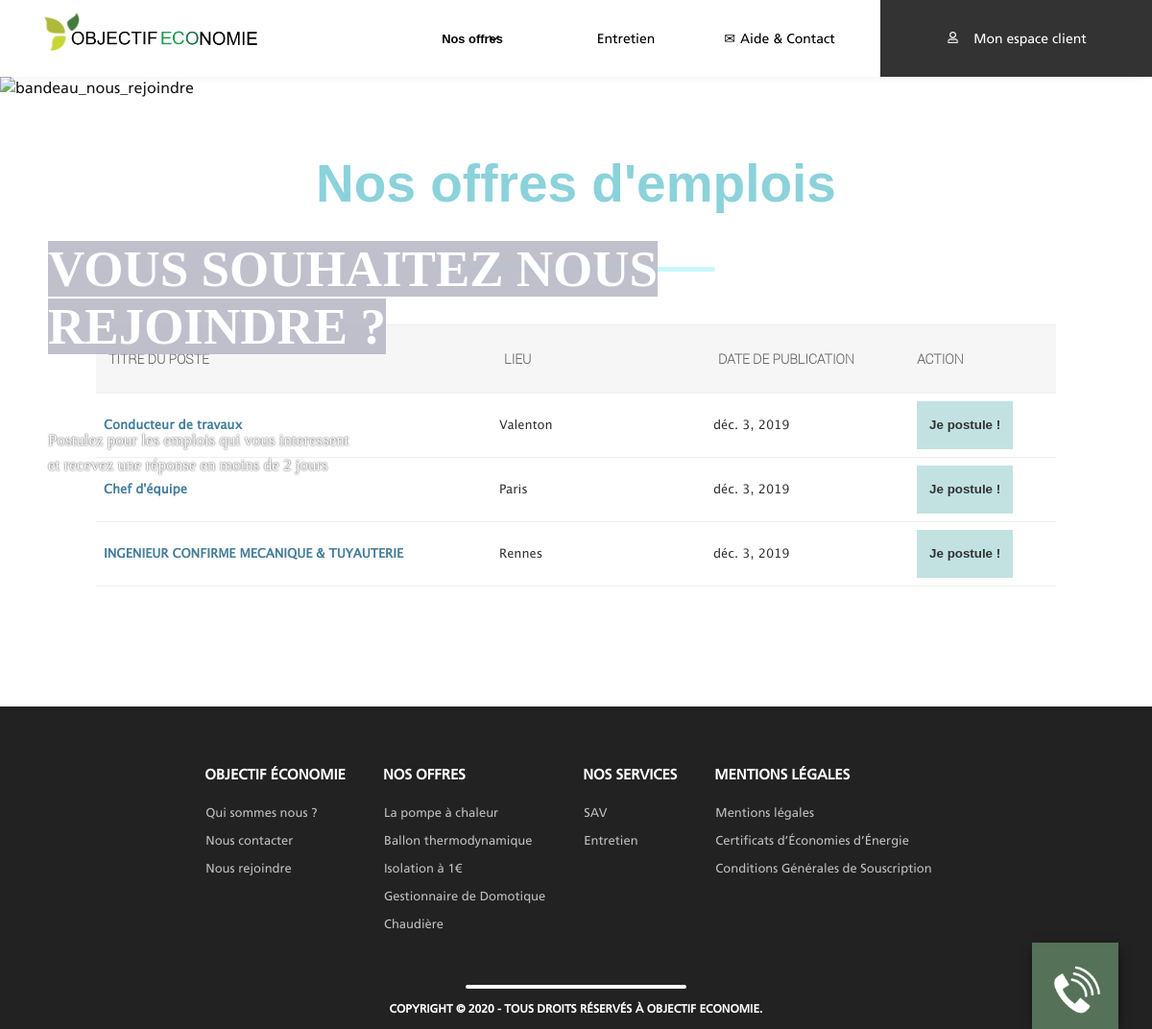
Screenshot of /nous_rejoindre/ with the database file from the repository.
### vitrine/models.py (models this page shows, shortened)
class bdd_postes(models.Model):
	titre_du_poste = models.CharField(blank=False, default=" ", max_length=400)
	description_poste = models.TextField(default=" ",max_length=None)
	lieu_du_poste = models.CharField(blank=False, default=" ", max_length=400)
	domaine_activite = models.CharField(blank=False, default=" ", max_length=400)
	type_emploi = models.CharField(blank=False, default=" ", max_length=400)
	horaire_travail = models.CharField(blank=False, default=" ", max_length=400)
	date_de_publication = models.DateField(auto_now_add=True)
	archive = models.BooleanField(default=False)
	class Meta:
		verbose_name = "Poste"
		ordering = ['date_de_publication']

### vitrine/views.py (the view)
# urls.py: url(r'^nous_rejoindre/', views.nous_rejoindre, name='nous_rejoindre'),
def nous_rejoindre(request):
	if request.POST.get('submit_poste'):
		formulaire_cv = bdd_postes_demandeursForm(request.POST, request.FILES)
		if formulaire_cv.is_valid():
			post_cv = formulaire_cv.save(commit=False)
			post_cv.telephone = request.POST.get('telephone')
			post_cv.email = request.POST.get('email')
			post_cv.titre_du_poste = request.POST.get('titre_du_poste')
			post_cv.save()
			messages.success(request,'Merci d\'avoir postulé. Vous recevrez une réponse d\'ici deux jours ouvrés.')
		return HttpResponseRedirect('/nous_rejoindre')
	else:
		formulaire_cv = bdd_postes_demandeursForm()
	liste_poste = bdd_postes.objects.filter(archive=False)
	context = locals()
	template = "nous_rejoindre.html"
	return render(request,template,context)

### vitrine/templates/nous_rejoindre.html (shortened to what this page needs)
{% extends 'base.html' %}
{% load staticfiles %}
{% block seo %}
<link type="text/css" href="{% static 'vitrine/css/nous_rejoindre_pc.css' %}"rel="stylesheet">
{% endblock %}
{% block content %}
<section>
	<div class="block-baniere" id="video-fond">
		<picture>
			<source type="image/webp" srcset="{% static 'vitrine/img/webp/bandeau_nous_rejoindre.webp' %}">
		    <source type="image/png" srcset="{% static 'vitrine/img/bandeau_nous_rejoindre.png' %}">
			<img alt="bandeau_nous_rejoindre"src="{% static 'vitrine/img/bandeau_nous_rejoindre.png' %}" class="image-bandeau-principal">
		</picture>
		<div class="titre-baniere">
			<span style="background-color: #b9b9c8; font-weight: 800;">Vous souhaitez nous rejoindre ?</span>
		</div>
		<div class="text-baniere">
			<span >Postulez pour les emplois qui vous interessent <br>et recevez une réponse en moins de 2 jours</span>
		</div>
	</div>
</section>
<section>
	<h1 class="titre_principal">Nos offres d'emplois</h1>
	<div class="tableau">
		<table class="table">
			<thead>
				<tr>
					<th style="width: 420px;">
						<div>
							<p>Titre du poste</p>
						</div>
					</th>
					<th style="width: 220px;">
						<div>
							<p>Lieu</p>
						</div>
					</th>
					<th style="width: 200px;">
						<div>
							<p>Date de publication</p>
						</div>
					</th>
					<th style="width: 140px;">
						<div>
							Action
						</div>
					</th>
				</tr>
			</thead>
			<tbody>
				{% for poste in liste_poste %}
				<tr>
					<th data-label="Poste"><a href="{% url 'page_description_poste' poste.id %}">{{poste.titre_du_poste}}</a></th>
					<td data-label="Lieu">{{poste.lieu_du_poste}}</td>
					<td data-label="Date">{{poste.date_de_publication}}</td>
					<th data-label="Submit">
						<button class="carrebleu" onclick="display_line({{ forloop.counter0 }})">
							Je postule !
						</button>
					</th>
				</tr>
				{% endfor %}
			</tbody>
		</table>
	</div>
</section>
{% endblock %}

### vitrine/static/vitrine/css/nous_rejoindre_pc.css (style rules this page uses)
#video-fond { overflow: hidden; top: 0; right: 0; left: 0; opacity: 0.9; }
.image-bandeau-principal { width: 100%; object-fit: cover; height: 700px; }
.titre-baniere { text-align: left; font-family: "Gilroy-Medium"; color: #fff; position: absolute; top: 0; left: 0; margin-top: 250px; margin-left: 50px; font-size: 53px; max-width: 814px; text-transform: uppercase; line-height: initial; margin-bottom: 69px; font-weight: bold; }
.text-baniere { text-shadow: 0px 0px 2px #000000; font-family: "Gilroy-Medium"; position: absolute; left: 0; top: 0; margin-top: 446px; max-width: 532px; font-size: 17px; margin-left: 50px; color: white; }
.titre_principal { font-family: Gilroy,sans-serif; font-weight: 700; text-align: center; font-size: 55px; color: #8bd2db; }
.tableau { margin-bottom: 125px; max-width: 1000px; margin-left: auto; margin-right: auto; margin-top: 55px; }
.table { width: 100%; border-collapse: collapse; border-color: #ccc; }
.carrebleu { width: 100px; height: 50px; background-color: #52adaa59; display: flex; justify-content: center; align-items: center; cursor: pointer; text-rendering: auto; color: #333; letter-spacing: normal; word-spacing: normal; text-transform: none; text-indent: 0px; text-shadow: none; text-align: center; box-sizing: border-box; margin: 0em; font: 400 13.3333px Arial; padding: 1px 6px; border-width: 2px; border-style: hidden; border-color: initial; border-image: initial; font-weight: bold; }
thead th, thead td { padding: 8px; white-space: nowrap; vertical-align: middle; line-height: normal; text-transform: uppercase; background: #f6f6f6; color: #666; font-size: 14px; border: none; border-top: 1px solid #eee; border-bottom: 1px solid #eee; font-weight: 600; text-align: left; font-family: "Roboto"; }
thead p { padding: 5px; }
tbody th, tbody td { font-size: 13px; line-height: 16px; border-bottom: 1px solid #eee; padding: 8px; font-family: "LucidaGrande"; color: #333; text-align: left; }
tbody a { color: #447e9b; text-decoration: none; }

### vitrine/static/vitrine/css/base_pc.css (style rules this page uses)
body { font: 100%/1.5 "Frutiger",sans-serif; }

### vitrine/static/vitrine/css/base_tel.css (style rules this page uses)
body { font: 100%/1.5 "Frutiger",sans-serif; }

### rows the page displays
bdd_postes: titre_du_poste "Conducteur de travaux", lieu_du_poste "Valenton", date_de_publication "déc. 3, 2019"
bdd_postes: titre_du_poste "Chef d'équipe", lieu_du_poste "Paris", date_de_publication "déc. 3, 2019"
bdd_postes: titre_du_poste "INGENIEUR CONFIRME MECANIQUE & TUYAUTERIE", lieu_du_poste "Rennes", date_de_publication "déc. 3, 2019"
